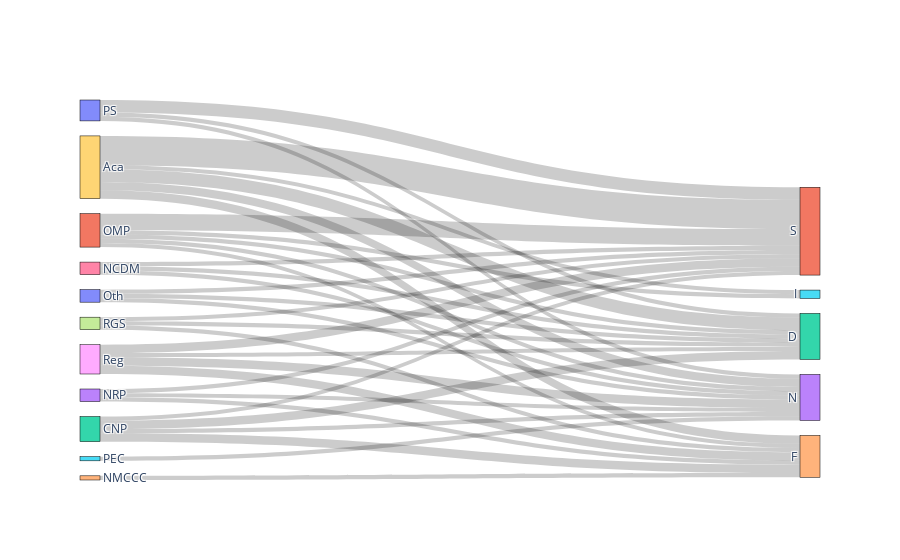

Source (notebook cell):
### Markdown cell above
## **Sankey Diagram:**

### Code cell
sankey_df = pd.read_csv("sankey_assignment.csv")
source_categories = ['PS', 'OMP', 'CNP', 'NRP', 'NMCCC', 'PEC', 'NCDM', 'RGS']
target_categories = ['Reg', 'Aca', 'Oth']
sankey_melted = sankey_df.melt(id_vars=["LABEL"], value_vars=source_categories + target_categories,
                                var_name="Source", value_name="Value")
sankey_melted = sankey_melted[sankey_melted["Value"] > 0]
nodes = list(sankey_melted["Source"].unique()) + list(sankey_melted["LABEL"].unique())
node_dict = {node: i for i, node in enumerate(nodes)}
sankey_melted["SourceIndex"] = sankey_melted["Source"].map(node_dict)
sankey_melted["TargetIndex"] = sankey_melted["LABEL"].map(node_dict)
fig = go.Figure(go.Sankey(node=dict(pad=15, thickness=20, line=dict(color="black", width=0.5), label=nodes),
                          link=dict(source=sankey_melted["SourceIndex"], target=sankey_melted["TargetIndex"], value=sankey_melted["Value"])))
fig.show()
fig.write_image("sankey_diagram.png")

### Figure 1 — Plotly figure (JSON) as saved in the notebook; plotly's stock layout.template omitted (floating-point values rounded to 4 significant figures)
{"data": [{"link": {"source": [0, 0, 0, 1, 1, 1, 1, 1, 2, 2, 2, 2, 3, 3, 3, 4, 5, 6, 6, 6, 7, 7, 7, 8, 8, 8, 8, 9, 9, 9, 9, 9, 10, 10, 10], "target": [11, 12, 13, 11, 14, 12, 13, 15, 11, 14, 12, 13, 11, 14, 13, 14, 13, 11, 12, 13, 11, 14, 12, 11, 14, 12, 13, 11, 14, 12, 13, 15, 11, 12, 13], "value": [3, 1, 1, 4, 1, 1, 1, 1, 1, 2, 2, 1, 1, 1, 1, 1, 1, 1, 1, 1, 1, 1, 1, 2, 2, 1, 2, 7, 2, 3, 2, 1, 1, 1, 1]}, "node": {"label": ["PS", "OMP", "CNP", "NRP", "NMCCC", "PEC", "NCDM", "RGS", "Reg", "Aca", "Oth", "S", "D", "N", "F", "I"], "line": {"color": "black", "width": 0.5}, "pad": 15, "thickness": 20}, "type": "sankey"}], "layout": {}}
